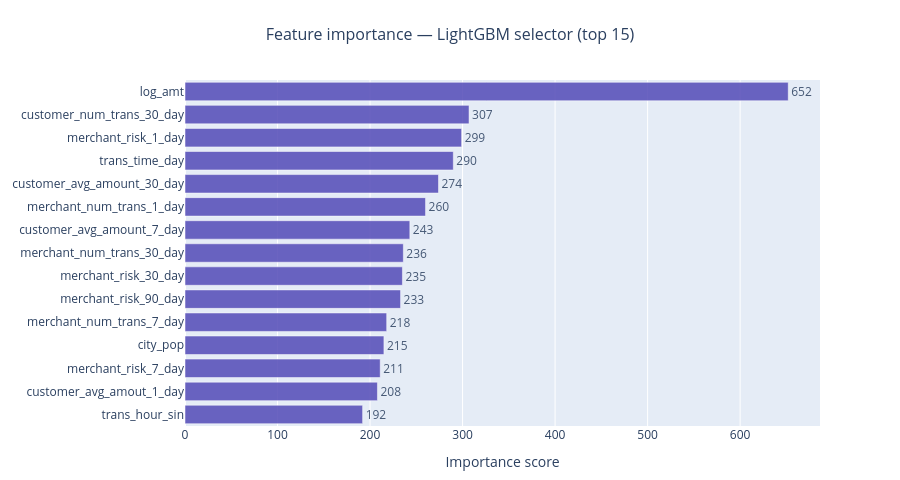

Notebook code for this chart:
### Code cell
# ============================================================
# Visualize Top 15 LightGBM Feature Importances
# ============================================================

top15 = importance_df.head(15)

fig = go.Figure(
    go.Bar(
        x=top15["importance"],
        y=top15["feature"],
        orientation="h",
        marker_color=LEGIT_COLOR,
        marker_line_color="white",
        marker_line_width=0.5,
        opacity=0.85,
        text=top15["importance"].astype(int),
        textposition="outside",
        hovertemplate="%{y}<br>Importance: %{x:,}<extra></extra>",
    )
)

fig.update_layout(
    title=dict(
        text="Feature importance — LightGBM selector (top 15)",
        x=0.5,
        font_size=16,
    ),
    height=480,
    margin=dict(t=80, b=40),
    xaxis=dict(title="Importance score"),
    yaxis=dict(autorange="reversed"),
)

fig.show()

### Figure 1 — Plotly figure (JSON) as saved in the notebook; plotly's stock layout.template omitted (floating-point values rounded to 4 significant figures)
{"data": [{"hovertemplate": "%{y}<br>Importance: %{x:,}<extra></extra>", "marker": {"color": "#534AB7", "line": {"color": "white", "width": 0.5}}, "opacity": 0.85, "orientation": "h", "text": [652.0, 307.0, 299.0, 290.0, 274.0, 260.0, 243.0, 236.0, 235.0, 233.0, 218.0, 215.0, 211.0, 208.0, 192.0], "textposition": "outside", "type": "bar", "x": [652, 307, 299, 290, 274, 260, 243, 236, 235, 233, 218, 215, 211, 208, 192], "y": ["log_amt", "customer_num_trans_30_day", "merchant_risk_1_day", "trans_time_day", "customer_avg_amount_30_day", "merchant_num_trans_1_day", "customer_avg_amount_7_day", "merchant_num_trans_30_day", "merchant_risk_30_day", "merchant_risk_90_day", "merchant_num_trans_7_day", "city_pop", "merchant_risk_7_day", "customer_avg_amout_1_day", "trans_hour_sin"]}], "layout": {"height": 480, "margin": {"b": 40, "t": 80}, "title": {"font": {"size": 16}, "text": "Feature importance — LightGBM selector (top 15)", "x": 0.5}, "xaxis": {"title": {"text": "Importance score"}}, "yaxis": {"autorange": "reversed"}}}
